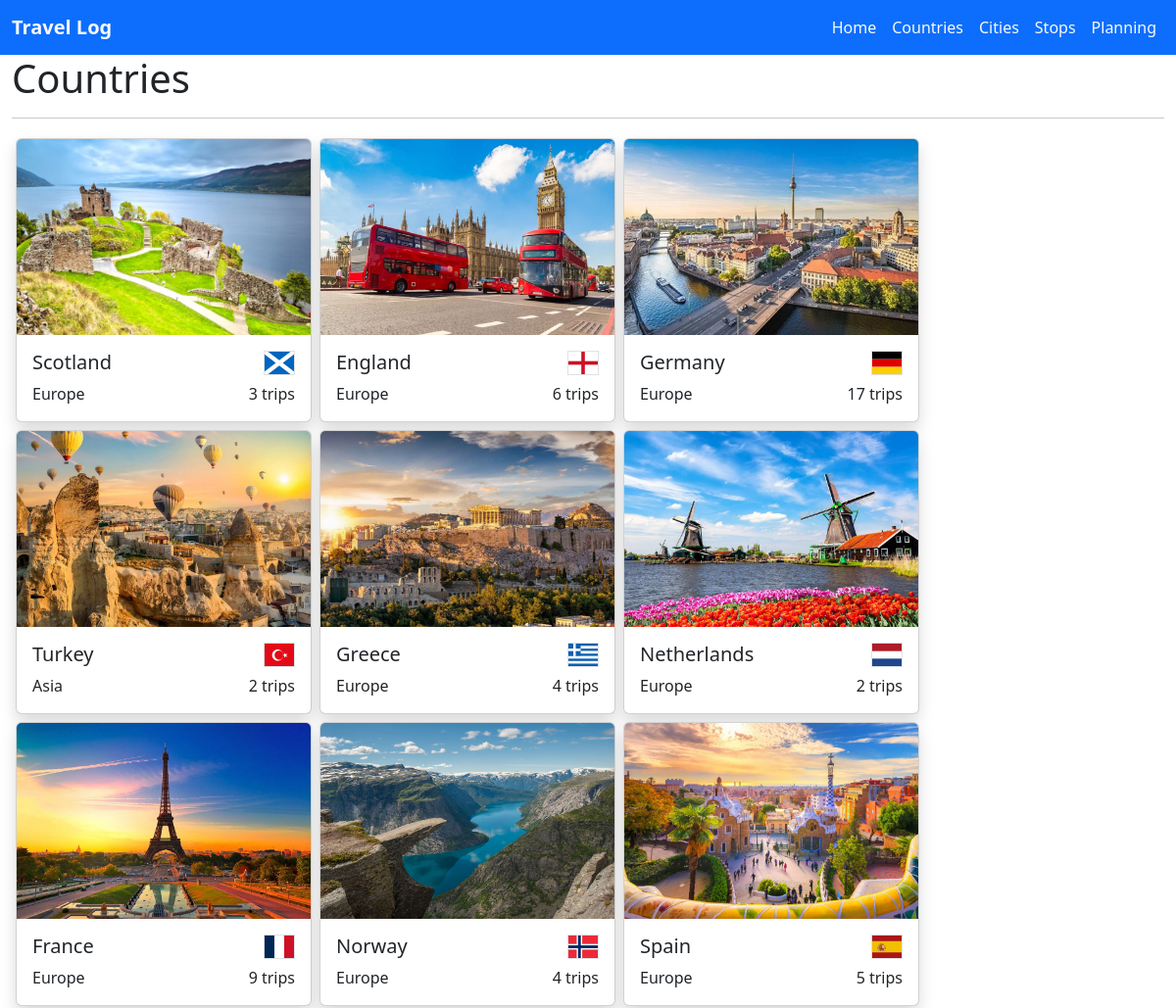
Page /countries/ (upper part) on the earlier database version.
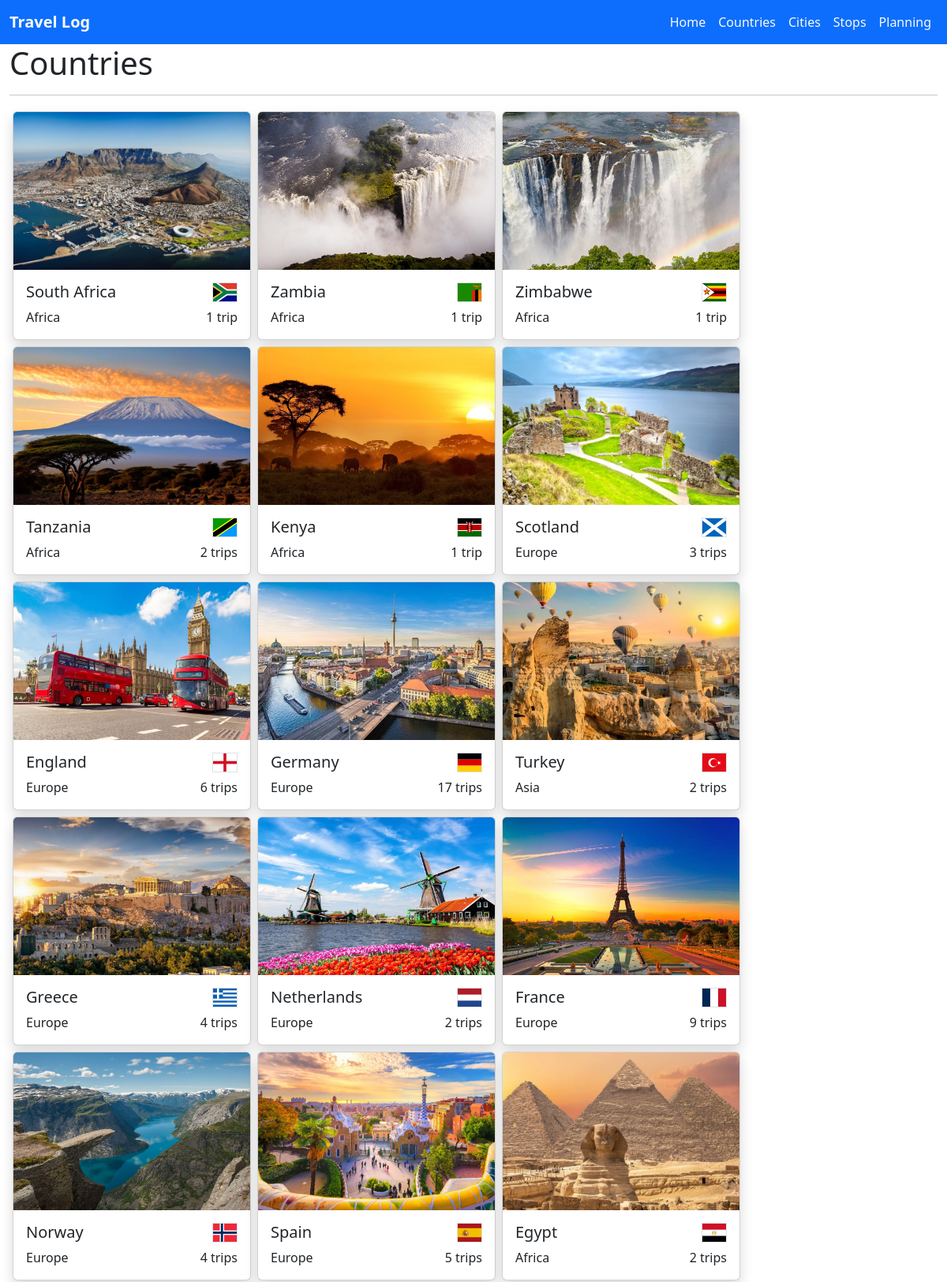
Same page on the later database version.
### mytrips/models.py (models this page shows, shortened)
class Country(models.Model):
    name = models.CharField(max_length=255, unique=True)
    visited = models.BooleanField(default=False)
    need_visa = models.BooleanField(default=None, null=True)
    lat = models.DecimalField(max_digits=9, decimal_places=6)
    lon = models.DecimalField(max_digits=9, decimal_places=6)
    continent = models.CharField(max_length=25, choices=CONTINENTS, null=True)
    capital = models.CharField(max_length=255, null=True, default=None)
    currency = models.CharField(
        max_length=25, choices=CURRENCIES, null=True, default=None
    )
    language = models.CharField(
        max_length=25, choices=LANGUAGES, null=True, default=None
    )
    area_code = models.CharField(max_length=10, null=True, default=None)
    iso_code = models.CharField(max_length=10)
    class Meta:
        verbose_name_plural = "Countries"

### mytrips/views.py (the view)
# urls.py: path("countries/", views.countries, name="countries"),
def countries(request):
    all_countries = (
        Country.objects.filter(visited=True)
        .annotate(
            visits=Count("city__stop__trip", distinct=True),
            last_visit=Max("city__stop__trip__end"),
        )
        .order_by("-last_visit", "visits")
    )
    context = {
        "countries": all_countries,
    }
    return render(request, "countries.html", context)

### mytrips/templates/countries.html (shortened to what this page needs)
{% extends "master.html" %}
{% block content %}
{% load static %}
<h1>Countries</h1>
<hr />
<div>
    {% for country in countries %}
    <div class="card float-start rounded m-1 shadow">
        <img class="card-img-top" src="{% static 'images/' %}{{country.iso_code}}.jpg"
            style="width:300px; height:200px; object-fit: cover;" alt="Card image">
        <div class="card-body">
            <img class="border float-end" src="{% static 'flags/4x3/' %}{{country.iso_code}}.svg" width="32">
            <h5 class="card-title"><a class="stretched-link text-reset text-decoration-none" href="{{ country.id }}">
                    {{ country.name }}</a>
            </h5>
            <span class="card-text">{{ country.continent }}</span>
            <span class="float-end">{{country.visits}} trip{{ country.visits|pluralize:"s" }}</span>
        </div>
    </div>
    {% endfor %}
</div>
{% endblock %}

Differences in the rows shown:
now on this page (row edited): Country: shows a picture, name "South Africa", continent "Africa", visits "1"
now on this page (row edited): Country: shows a picture, name "Zambia", continent "Africa", visits "1"
now on this page (row edited): Country: shows a picture, name "Zimbabwe", continent "Africa", visits "1"
now on this page (row edited): Country: shows a picture, name "Tanzania", continent "Africa", visits "2"
now on this page (row edited): Country: shows a picture, name "Kenya", continent "Africa", visits "1"
now on this page (row unchanged): Country: shows a picture, name "Egypt", continent "Africa", visits "2"
